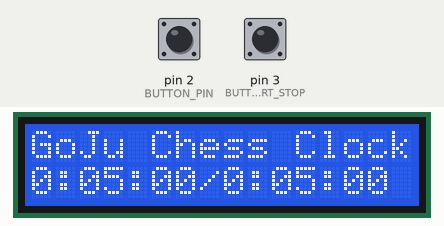
A sketch run on a simulated Arduino Uno, built with avr-gcc and run on an emulated ATmega328P. On the bench: 16×2 character LCD. The test bench sets the inputs (shaded band); at power-on: pin 3 (BUTTON_START_STOP) HIGH, pin 2 (BUTTON_PIN) HIGH. What the sketch prints to the serial monitor is not drawn.

Above: at 2.7 s.
2.8 s: pin 3 (BUTTON_START_STOP) pulled LOW for 0.15 s
At 3.4 s:
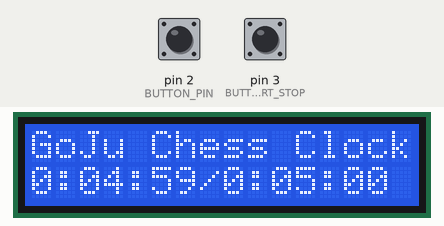
5.3 s: pin 2 (BUTTON_PIN) pulled LOW for 0.15 s
At 6.1 s:
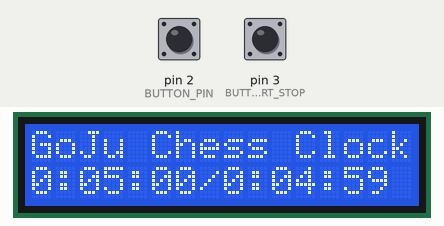
7.8 s: pin 2 (BUTTON_PIN) pulled LOW for 1 s
At 11.7 s:
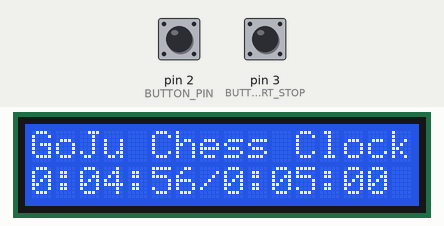
11.8 s: pin 3 (BUTTON_START_STOP) pulled LOW for 1 s
Timing chart, 0 to 14.8 s (numbered marks = the images above; inputs shaded):
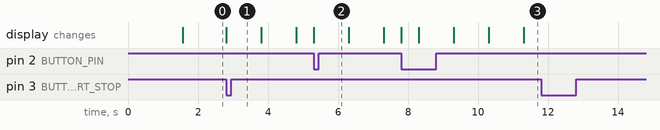

The sketch:

chessClock.ino
```cpp
#include <LiquidCrystal.h>

// Initial configuration
#define BUTTON_PIN 2
#define BUTTON_START_STOP 3


// LCD pins
#define rs 12
#define en 11
#define d4 4
#define d5 5
#define d6 6
#define d7 7

// LCD cursor coordinates
int cursorT0Active = 0;
int cursorT1Active = 9;
int t0TimeS = 1;
int t1TimeS = 10;
int t0TimePoints = 3;
int t1TimeMs = 4;
int t1TimePOints = 12;
int t0TimeMs = 13;
int cursorIncrementS = 2;
int cursorIncrementPoints = 6;
int  cursorIncrementMs = 7;

LiquidCrystal lcd(rs, en, d4, d5, d6, d7); // Init LCD handler

long actualTime_0, actualTime_1, timeReference; // Variables to store each player remaining time counter and last time reading in ms
long *activeTimePointer = &actualTime_0; // Pointer to the active player time pointer, initialized with player 0 counter
int activeIncrement; // Int with the time increment in ms
bool playRoutineFlag = false, previousPlayRoutineFlag; // Boolean flags to control play/plause and transitions
bool changeActiveTimeFlag = false; // Boolean flag to indicate that the player counter must be switched
bool activeTime = false; // boolean to see wich player counter is active: player0 = false , player1 = true


void setupInitialClockConfig(long initialTime_0=300000, long initialTime_1=300000, long increment=3000);

void setup() {
  // put your setup code here, to run once:

  //Initialize Serial Communiction
  Serial.begin(9600);lcd.clear();

  // Initialize lcd
  initLCD();

  // Initialize Clock Buttons and attactch it's interrupts
  pinMode(BUTTON_PIN, INPUT_PULLUP);
  digitalWrite(BUTTON_PIN, HIGH);
  pinMode(BUTTON_START_STOP, INPUT_PULLUP);
  digitalWrite(BUTTON_START_STOP, HIGH);
  attachInterrupt(digitalPinToInterrupt(BUTTON_PIN), changeActiveTimeInterrupt, FALLING); // Switch active time interrupt
  attachInterrupt(digitalPinToInterrupt(BUTTON_START_STOP), startStopInterrupt, FALLING); // Play/Pause interrupt

  setupInitialClockConfig(); // Initialize the clock with default config - Variables can be passed here!
}

void loop() {

  if (playRoutineFlag) {
    // if we are in play routine
    if (!previousPlayRoutineFlag) {
      // and previously we where not, enter on play routine
      enterPlayRoutine();
    }


    subtractTimeDelta(); // if it's not the first play routine cycle, subtract the elapsed time from time active time counter
    checkForLoss(); // verify if the game was lost by time for the active time counter

    printStatistics(); // print the cycle status
  } else {
    // if we are not on play routine, hence, paused
    if (previousPlayRoutineFlag) {
      // and whe where before
      Serial.println("Paused...");
      previousPlayRoutineFlag = playRoutineFlag; // And our previous play routine starts to be false
    }
  }

  // independetly of the active play routine, if changeActiveTime Flag is on, call the changeTimeRoutine
  if (changeActiveTimeFlag) {
      changeActiveTime();
    }
}


void initLCD() {
  // Simple initial print function
  lcd.begin(16, 2);
  lcd.setCursor(0, 0);
  lcd.print("GoJu Chess Clock");
  delay(1500);
  //lcd.clear();
}

void enterPlayRoutine (){
  // Enter the play routine, starting the time reference and putting the previous play routine as the actual
  timeReference = millis();
  previousPlayRoutineFlag = playRoutineFlag;
}

void setupInitialClockConfig (long initialTime_0=300000, long initialTime_1=300000, long increment=3000){
  // Starts both players time counters and increments with the default or provided times
  actualTime_0 = initialTime_0;
  actualTime_1 = initialTime_1;
  activeIncrement = increment;

  // Print initial statistices
  printStatistics();
  return;
}

void checkForLoss() {
  // Verify if the active time counter have runned out of time
  if (*activeTimePointer <= 0) {
    lcd.clear();
    // iF active time pointer value is equal or minor than zero, verify wich player lost and prints it
    if (activeTime) {
      lcd.print(" WINNER | LOSER");
    } else {
      lcd.print(" LOSER | WINNER");
    }
    // Put the time as 0 to not display a negative value and stops the game
    *activeTimePointer = 0;
    playRoutineFlag = false;
  }
}

void subtractTimeDelta() {
  // Calculate the time between now and the last measure
  long newMeasure = millis();
  long timeDelta = newMeasure - timeReference;

  //Set the new time reading reference as now
  timeReference = newMeasure;

  // And subtracts the time delta from the active counter
  *activeTimePointer -= timeDelta;
}

void changeActiveTime() {
  // Takes the active time pointer, add the increment to its time and change the active pointer and it's flags

  if (playRoutineFlag) {
    // If in play routine, add increment, to avoid incrementing time when paused and not started
    *activeTimePointer += activeIncrement;
  }

  // set the new time counter based on wich counter is active: if 0 is active, set the new as 1 and vice-versa
  if (activeTime) {
    activeTimePointer = &actualTime_0;
  } else {
    activeTimePointer = &actualTime_1;
  }

  // Set the new active time and put the changeTimeFlag to false
  activeTime = !activeTime;
  changeActiveTimeFlag = false;
}

void printStatistics(){
  // Prints statistics in a single line on Serial Monitor
  float actualTime_0_seconds = actualTime_0 / 1000.0; // Convert to seconds
  float actualTime_1_seconds = actualTime_1 / 1000.0; // Convert to seconds
  lcd.setCursor(0, 1);
  conversiontime(actualTime_0_seconds);
  lcd.print("/"); conversiontime(actualTime_1_seconds);
}

void startStopInterrupt() {
  // Switch the value of the play routine
  playRoutineFlag = !playRoutineFlag;
}

void changeActiveTimeInterrupt() {
  // Indicates tha the active time counter must be switched
  changeActiveTimeFlag = true;
}

void conversiontime(long timeInS){
  int hours = timeInS / 3600;
  int minutes = timeInS % 3600 / 60;
  int seconds = timeInS % 3600 % 60;
  lcd.print(hours);
  lcd.print(":");
  if(minutes < 10){
    lcd.print("0");
  }
  lcd.print(minutes);
  lcd.print(":");
  if(seconds < 10){
    lcd.print("0");
  }
  lcd.print(seconds);
}
```

Measured:
- after the input at 2.8 s, the display: changes at once (image 1)
- after the input at 11.8 s, every drawn part: stays the same
